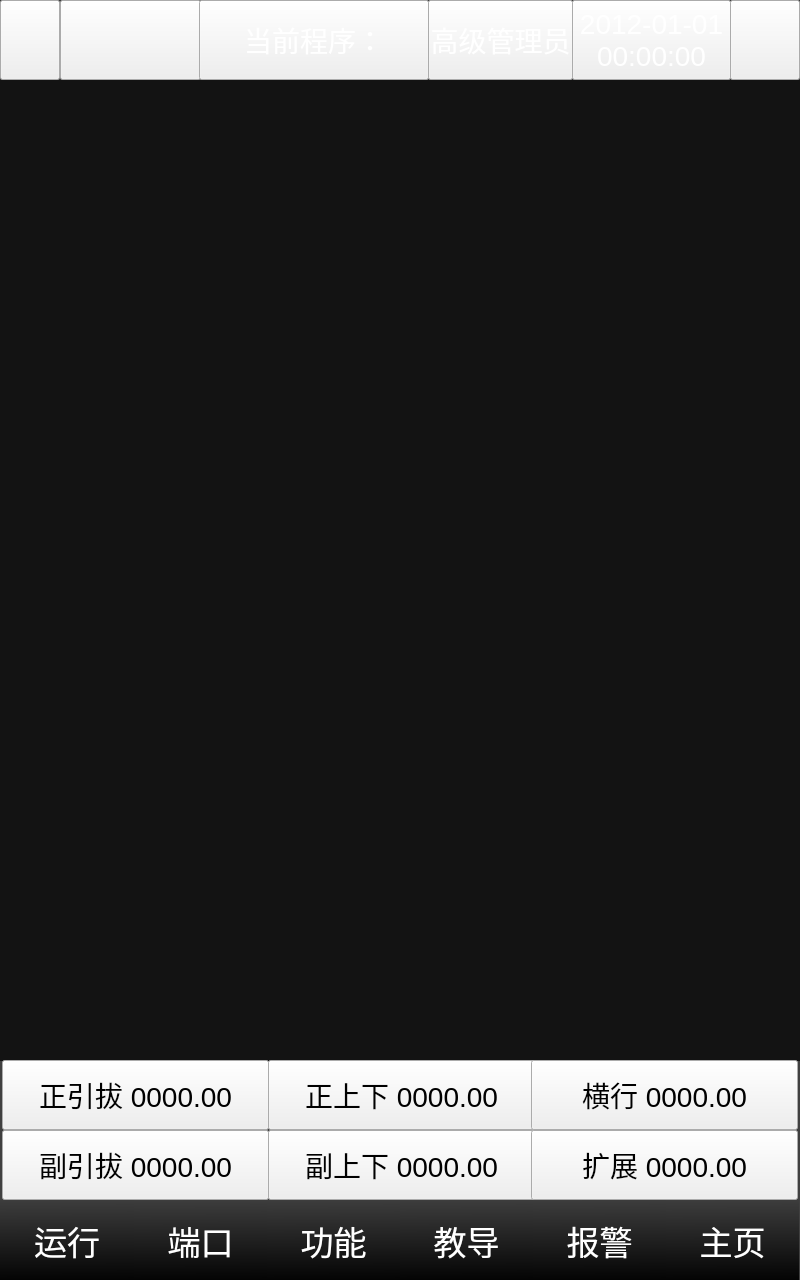
<?xml version="1.0" encoding="UTF-8"?>
<ui version="4.0">
 <class>DialogFrame</class>
 <widget class="QDialog" name="DialogFrame">
  <property name="geometry">
   <rect>
    <x>0</x>
    <y>0</y>
    <width>800</width>
    <height>1280</height>
   </rect>
  </property>
  <property name="sizePolicy">
   <sizepolicy hsizetype="Fixed" vsizetype="Fixed">
    <horstretch>0</horstretch>
    <verstretch>0</verstretch>
   </sizepolicy>
  </property>
  <property name="minimumSize">
   <size>
    <width>800</width>
    <height>1280</height>
   </size>
  </property>
  <property name="maximumSize">
   <size>
    <width>800</width>
    <height>1280</height>
   </size>
  </property>
  <property name="font">
   <font>
    <pointsize>-1</pointsize>
   </font>
  </property>
  <property name="windowTitle">
   <string notr="true">主窗口框架</string>
  </property>
  <property name="styleSheet">
   <string notr="true">/* Set the dialog background color */

QDialog#DialogFrame
{
	font-size: 33px;
	background-color: rgb(64, 64, 64);
}

/* Set the dialog title style */
QLabel#labelMainTitle
{
	color: rgb(0, 0, 0);
	background-image: url(:/img/widget/FrameTitle.png);
}
QPushButton#pushButtonOrigin:!pressed,
QPushButton#pushButtonStatus:!pressed,
QPushButton#pushButtonPgm:!pressed,
QPushButton#pushButtonUsr:!pressed,
QPushButton#pushButtonDateTime:!pressed,
QPushButton#pushButtonSpd:!pressed
{
	color: white;
	border-image: url(:/img/widget/TitleBtnNormal.png);
	font-size: 28px;
}
QPushButton#pushButtonOrigin:pressed,
QPushButton#pushButtonStatus:pressed,
QPushButton#pushButtonPgm:pressed,
QPushButton#pushButtonUsr:pressed,
QPushButton#pushButtonDateTime:pressed,
QPushButton#pushButtonSpd:pressed
{
	color: white;
	border-image: url(:/img/widget/TitleBtnPress.png);

}
/* Set message display box style */
/*
QLabel#labelMessage
{
	color: red;
	border-image: url(:/img/widget/MessageBox.png) 6 6 6 6;
	border-top: 6px transprant;
	border-right: 6px transprant;
	border-bottom: 6px transprant;
	border-left: 6px transprant;
}
*/
/* Set the servo position display style */
QPushButton[IsSrvCtrl = &quot;true&quot;]:!pressed:!flat
{
	border-image: url(:/img/widget/ServoBtnNormal.png);
}
QPushButton[IsSrvCtrl = &quot;true&quot;]:pressed:!flat
{
	border-image: url(:/img/widget/ServoBtnPress.png);
}
QPushButton[IsSrvCtrl = &quot;true&quot;]:!pressed:flat
{
	border-image: url(:/img/widget/ServoBtnNormalGreen.png);
}
QPushButton[IsSrvCtrl = &quot;true&quot;]:pressed:flat
{
	border-image: url(:/img/widget/ServoBtnPressGreen.png);
}
/* Set the buttom function button style */
QToolButton#pushButtonF1,
QToolButton#pushButtonF2,
QToolButton#pushButtonF3,
QToolButton#pushButtonF4,
QToolButton#pushButtonF5,
QToolButton#pushButtonF6
{
	background-color: qlineargradient(spread:pad, x1:0.00568182, y1:1, x2:0, y2:0, stop:0 rgba(4, 4, 4, 255), stop:1 rgba(61, 61, 61, 255));
}

QToolButton#pushButtonF1:!pressed ,
QToolButton#pushButtonF2:!pressed ,
QToolButton#pushButtonF3:!pressed ,
QToolButton#pushButtonF4:!pressed ,
QToolButton#pushButtonF5:!pressed ,
QToolButton#pushButtonF6:!pressed
{
	color: white;
	border-image: null;
	border: transprant;
	font-size: 33px;
}
QToolButton#pushButtonF1:pressed ,
QToolButton#pushButtonF2:pressed ,
QToolButton#pushButtonF3:pressed ,
QToolButton#pushButtonF4:pressed ,
QToolButton#pushButtonF5:pressed ,
QToolButton#pushButtonF6:pressed
{
	color: rgba(61, 255, 61, 255);
	border-image: url(:/img/widget/TabPress.png) 6 6 6 6;
	border-top: 10px transprant;
	border-right: 6px transprant;
	border-bottom: 6px transprant;
	border-left: 6px transprant;
}





</string>
  </property>
  <widget class="QToolButton" name="pushButtonF1">
   <property name="geometry">
    <rect>
     <x>0</x>
     <y>1200</y>
     <width>134</width>
     <height>80</height>
    </rect>
   </property>
   <property name="sizePolicy">
    <sizepolicy hsizetype="Fixed" vsizetype="Fixed">
     <horstretch>0</horstretch>
     <verstretch>0</verstretch>
    </sizepolicy>
   </property>
   <property name="minimumSize">
    <size>
     <width>134</width>
     <height>80</height>
    </size>
   </property>
   <property name="maximumSize">
    <size>
     <width>134</width>
     <height>80</height>
    </size>
   </property>
   <property name="font">
    <font>
     <pointsize>-1</pointsize>
    </font>
   </property>
   <property name="focusPolicy">
    <enum>Qt::NoFocus</enum>
   </property>
   <property name="styleSheet">
    <string notr="true"/>
   </property>
   <property name="text">
    <string>运行</string>
   </property>
   <property name="icon">
    <iconset resource="xPad.qrc">
     <normaloff>:/img/48X48/BtnAuto.png</normaloff>:/img/48X48/BtnAuto.png</iconset>
   </property>
   <property name="iconSize">
    <size>
     <width>32</width>
     <height>32</height>
    </size>
   </property>
   <property name="toolButtonStyle">
    <enum>Qt::ToolButtonTextBesideIcon</enum>
   </property>
  </widget>
  <widget class="QToolButton" name="pushButtonF2">
   <property name="geometry">
    <rect>
     <x>134</x>
     <y>1200</y>
     <width>133</width>
     <height>80</height>
    </rect>
   </property>
   <property name="sizePolicy">
    <sizepolicy hsizetype="Fixed" vsizetype="Fixed">
     <horstretch>0</horstretch>
     <verstretch>0</verstretch>
    </sizepolicy>
   </property>
   <property name="minimumSize">
    <size>
     <width>133</width>
     <height>80</height>
    </size>
   </property>
   <property name="maximumSize">
    <size>
     <width>133</width>
     <height>80</height>
    </size>
   </property>
   <property name="font">
    <font>
     <pointsize>-1</pointsize>
    </font>
   </property>
   <property name="focusPolicy">
    <enum>Qt::NoFocus</enum>
   </property>
   <property name="text">
    <string>端口</string>
   </property>
   <property name="icon">
    <iconset resource="xPad.qrc">
     <normaloff>:/img/48X48/BtnManual.png</normaloff>:/img/48X48/BtnManual.png</iconset>
   </property>
   <property name="iconSize">
    <size>
     <width>32</width>
     <height>32</height>
    </size>
   </property>
   <property name="toolButtonStyle">
    <enum>Qt::ToolButtonTextBesideIcon</enum>
   </property>
  </widget>
  <widget class="QToolButton" name="pushButtonF3">
   <property name="geometry">
    <rect>
     <x>267</x>
     <y>1200</y>
     <width>133</width>
     <height>80</height>
    </rect>
   </property>
   <property name="sizePolicy">
    <sizepolicy hsizetype="Fixed" vsizetype="Fixed">
     <horstretch>0</horstretch>
     <verstretch>0</verstretch>
    </sizepolicy>
   </property>
   <property name="minimumSize">
    <size>
     <width>133</width>
     <height>80</height>
    </size>
   </property>
   <property name="maximumSize">
    <size>
     <width>133</width>
     <height>80</height>
    </size>
   </property>
   <property name="font">
    <font>
     <pointsize>-1</pointsize>
    </font>
   </property>
   <property name="focusPolicy">
    <enum>Qt::NoFocus</enum>
   </property>
   <property name="text">
    <string>功能</string>
   </property>
   <property name="icon">
    <iconset resource="xPad.qrc">
     <normaloff>:/img/48X48/BtnFun.png</normaloff>:/img/48X48/BtnFun.png</iconset>
   </property>
   <property name="iconSize">
    <size>
     <width>32</width>
     <height>32</height>
    </size>
   </property>
   <property name="toolButtonStyle">
    <enum>Qt::ToolButtonTextBesideIcon</enum>
   </property>
  </widget>
  <widget class="QToolButton" name="pushButtonF5">
   <property name="geometry">
    <rect>
     <x>533</x>
     <y>1200</y>
     <width>133</width>
     <height>80</height>
    </rect>
   </property>
   <property name="sizePolicy">
    <sizepolicy hsizetype="Fixed" vsizetype="Fixed">
     <horstretch>0</horstretch>
     <verstretch>0</verstretch>
    </sizepolicy>
   </property>
   <property name="minimumSize">
    <size>
     <width>133</width>
     <height>80</height>
    </size>
   </property>
   <property name="maximumSize">
    <size>
     <width>133</width>
     <height>80</height>
    </size>
   </property>
   <property name="font">
    <font>
     <pointsize>-1</pointsize>
    </font>
   </property>
   <property name="focusPolicy">
    <enum>Qt::NoFocus</enum>
   </property>
   <property name="styleSheet">
    <string notr="true">padding: 2px;</string>
   </property>
   <property name="text">
    <string>报警</string>
   </property>
   <property name="icon">
    <iconset resource="xPad.qrc">
     <normaloff>:/img/48X48/BtnAlmF.png</normaloff>:/img/48X48/BtnAlmF.png</iconset>
   </property>
   <property name="iconSize">
    <size>
     <width>32</width>
     <height>32</height>
    </size>
   </property>
   <property name="autoRepeat">
    <bool>false</bool>
   </property>
   <property name="toolButtonStyle">
    <enum>Qt::ToolButtonTextBesideIcon</enum>
   </property>
  </widget>
  <widget class="QToolButton" name="pushButtonF4">
   <property name="geometry">
    <rect>
     <x>400</x>
     <y>1200</y>
     <width>133</width>
     <height>80</height>
    </rect>
   </property>
   <property name="sizePolicy">
    <sizepolicy hsizetype="Fixed" vsizetype="Fixed">
     <horstretch>0</horstretch>
     <verstretch>0</verstretch>
    </sizepolicy>
   </property>
   <property name="minimumSize">
    <size>
     <width>133</width>
     <height>80</height>
    </size>
   </property>
   <property name="maximumSize">
    <size>
     <width>133</width>
     <height>80</height>
    </size>
   </property>
   <property name="font">
    <font>
     <pointsize>-1</pointsize>
    </font>
   </property>
   <property name="focusPolicy">
    <enum>Qt::NoFocus</enum>
   </property>
   <property name="text">
    <string>教导</string>
   </property>
   <property name="icon">
    <iconset resource="xPad.qrc">
     <normaloff>:/img/48X48/BtnTeach.png</normaloff>:/img/48X48/BtnTeach.png</iconset>
   </property>
   <property name="iconSize">
    <size>
     <width>32</width>
     <height>32</height>
    </size>
   </property>
   <property name="toolButtonStyle">
    <enum>Qt::ToolButtonTextBesideIcon</enum>
   </property>
  </widget>
  <widget class="QLabel" name="labelWarning">
   <property name="geometry">
    <rect>
     <x>0</x>
     <y>80</y>
     <width>800</width>
     <height>981</height>
    </rect>
   </property>
   <property name="sizePolicy">
    <sizepolicy hsizetype="Expanding" vsizetype="Expanding">
     <horstretch>0</horstretch>
     <verstretch>0</verstretch>
    </sizepolicy>
   </property>
   <property name="minimumSize">
    <size>
     <width>800</width>
     <height>981</height>
    </size>
   </property>
   <property name="maximumSize">
    <size>
     <width>800</width>
     <height>981</height>
    </size>
   </property>
   <property name="font">
    <font>
     <family>微软雅黑</family>
     <weight>50</weight>
     <italic>false</italic>
     <bold>false</bold>
    </font>
   </property>
   <property name="styleSheet">
    <string notr="true">QLabel
{
	background-color: rgba(0, 0, 0, 180);
	color: white;
}
</string>
   </property>
   <property name="text">
    <string notr="true"/>
   </property>
   <property name="alignment">
    <set>Qt::AlignLeading|Qt::AlignLeft|Qt::AlignVCenter</set>
   </property>
   <property name="wordWrap">
    <bool>true</bool>
   </property>
   <property name="margin">
    <number>80</number>
   </property>
  </widget>
  <widget class="xPushButton" name="svPhorPos">
   <property name="geometry">
    <rect>
     <x>2</x>
     <y>1060</y>
     <width>267</width>
     <height>70</height>
    </rect>
   </property>
   <property name="sizePolicy">
    <sizepolicy hsizetype="Fixed" vsizetype="Fixed">
     <horstretch>0</horstretch>
     <verstretch>0</verstretch>
    </sizepolicy>
   </property>
   <property name="minimumSize">
    <size>
     <width>267</width>
     <height>70</height>
    </size>
   </property>
   <property name="maximumSize">
    <size>
     <width>16777215</width>
     <height>70</height>
    </size>
   </property>
   <property name="font">
    <font>
     <pointsize>-1</pointsize>
    </font>
   </property>
   <property name="focusPolicy">
    <enum>Qt::NoFocus</enum>
   </property>
   <property name="styleSheet">
    <string notr="true">font-size: 28px;</string>
   </property>
   <property name="text">
    <string notr="true">正引拔 0000.00</string>
   </property>
   <property name="flat">
    <bool>false</bool>
   </property>
   <property name="IsSrvCtrl" stdset="0">
    <bool>true</bool>
   </property>
  </widget>
  <widget class="xPushButton" name="svPverPos">
   <property name="enabled">
    <bool>true</bool>
   </property>
   <property name="geometry">
    <rect>
     <x>268</x>
     <y>1060</y>
     <width>267</width>
     <height>70</height>
    </rect>
   </property>
   <property name="sizePolicy">
    <sizepolicy hsizetype="Fixed" vsizetype="Fixed">
     <horstretch>0</horstretch>
     <verstretch>0</verstretch>
    </sizepolicy>
   </property>
   <property name="minimumSize">
    <size>
     <width>267</width>
     <height>70</height>
    </size>
   </property>
   <property name="maximumSize">
    <size>
     <width>16777215</width>
     <height>70</height>
    </size>
   </property>
   <property name="font">
    <font>
     <pointsize>-1</pointsize>
    </font>
   </property>
   <property name="focusPolicy">
    <enum>Qt::NoFocus</enum>
   </property>
   <property name="styleSheet">
    <string notr="true">font-size: 28px;</string>
   </property>
   <property name="text">
    <string notr="true">正上下 0000.00</string>
   </property>
   <property name="flat">
    <bool>false</bool>
   </property>
   <property name="IsSrvCtrl" stdset="0">
    <bool>true</bool>
   </property>
  </widget>
  <widget class="xPushButton" name="svTravPos">
   <property name="geometry">
    <rect>
     <x>531</x>
     <y>1060</y>
     <width>267</width>
     <height>70</height>
    </rect>
   </property>
   <property name="sizePolicy">
    <sizepolicy hsizetype="Fixed" vsizetype="Fixed">
     <horstretch>0</horstretch>
     <verstretch>0</verstretch>
    </sizepolicy>
   </property>
   <property name="minimumSize">
    <size>
     <width>267</width>
     <height>70</height>
    </size>
   </property>
   <property name="maximumSize">
    <size>
     <width>16777215</width>
     <height>70</height>
    </size>
   </property>
   <property name="font">
    <font>
     <pointsize>-1</pointsize>
    </font>
   </property>
   <property name="focusPolicy">
    <enum>Qt::NoFocus</enum>
   </property>
   <property name="styleSheet">
    <string notr="true">font-size: 28px;</string>
   </property>
   <property name="text">
    <string notr="true">横行 0000.00</string>
   </property>
   <property name="IsSrvCtrl" stdset="0">
    <bool>true</bool>
   </property>
  </widget>
  <widget class="xPushButton" name="svRhorPos">
   <property name="enabled">
    <bool>true</bool>
   </property>
   <property name="geometry">
    <rect>
     <x>2</x>
     <y>1130</y>
     <width>267</width>
     <height>70</height>
    </rect>
   </property>
   <property name="sizePolicy">
    <sizepolicy hsizetype="Fixed" vsizetype="Fixed">
     <horstretch>0</horstretch>
     <verstretch>0</verstretch>
    </sizepolicy>
   </property>
   <property name="minimumSize">
    <size>
     <width>267</width>
     <height>70</height>
    </size>
   </property>
   <property name="maximumSize">
    <size>
     <width>16777215</width>
     <height>70</height>
    </size>
   </property>
   <property name="font">
    <font>
     <pointsize>-1</pointsize>
    </font>
   </property>
   <property name="focusPolicy">
    <enum>Qt::NoFocus</enum>
   </property>
   <property name="styleSheet">
    <string notr="true">font-size: 28px;</string>
   </property>
   <property name="text">
    <string notr="true">副引拔 0000.00</string>
   </property>
   <property name="IsSrvCtrl" stdset="0">
    <bool>true</bool>
   </property>
  </widget>
  <widget class="xPushButton" name="svRverPos">
   <property name="enabled">
    <bool>true</bool>
   </property>
   <property name="geometry">
    <rect>
     <x>268</x>
     <y>1130</y>
     <width>267</width>
     <height>70</height>
    </rect>
   </property>
   <property name="sizePolicy">
    <sizepolicy hsizetype="Fixed" vsizetype="Fixed">
     <horstretch>0</horstretch>
     <verstretch>0</verstretch>
    </sizepolicy>
   </property>
   <property name="minimumSize">
    <size>
     <width>267</width>
     <height>70</height>
    </size>
   </property>
   <property name="maximumSize">
    <size>
     <width>16777215</width>
     <height>70</height>
    </size>
   </property>
   <property name="font">
    <font>
     <pointsize>-1</pointsize>
    </font>
   </property>
   <property name="focusPolicy">
    <enum>Qt::NoFocus</enum>
   </property>
   <property name="styleSheet">
    <string notr="true">font-size: 28px;</string>
   </property>
   <property name="text">
    <string notr="true">副上下 0000.00</string>
   </property>
   <property name="IsSrvCtrl" stdset="0">
    <bool>true</bool>
   </property>
  </widget>
  <widget class="xPushButton" name="svExtePos">
   <property name="enabled">
    <bool>true</bool>
   </property>
   <property name="geometry">
    <rect>
     <x>531</x>
     <y>1130</y>
     <width>267</width>
     <height>70</height>
    </rect>
   </property>
   <property name="sizePolicy">
    <sizepolicy hsizetype="Fixed" vsizetype="Fixed">
     <horstretch>0</horstretch>
     <verstretch>0</verstretch>
    </sizepolicy>
   </property>
   <property name="minimumSize">
    <size>
     <width>267</width>
     <height>70</height>
    </size>
   </property>
   <property name="maximumSize">
    <size>
     <width>16777215</width>
     <height>70</height>
    </size>
   </property>
   <property name="font">
    <font>
     <pointsize>-1</pointsize>
    </font>
   </property>
   <property name="focusPolicy">
    <enum>Qt::NoFocus</enum>
   </property>
   <property name="styleSheet">
    <string notr="true">font-size: 28px;</string>
   </property>
   <property name="text">
    <string notr="true">扩展 0000.00</string>
   </property>
   <property name="IsSrvCtrl" stdset="0">
    <bool>true</bool>
   </property>
  </widget>
  <widget class="QToolButton" name="pushButtonF6">
   <property name="geometry">
    <rect>
     <x>666</x>
     <y>1200</y>
     <width>133</width>
     <height>80</height>
    </rect>
   </property>
   <property name="minimumSize">
    <size>
     <width>133</width>
     <height>80</height>
    </size>
   </property>
   <property name="maximumSize">
    <size>
     <width>133</width>
     <height>80</height>
    </size>
   </property>
   <property name="palette">
    <palette>
     <active>
      <colorrole role="WindowText">
       <brush brushstyle="SolidPattern">
        <color alpha="255">
         <red>255</red>
         <green>255</green>
         <blue>255</blue>
        </color>
       </brush>
      </colorrole>
      <colorrole role="Button">
       <brush brushstyle="LinearGradientPattern">
        <gradient startx="0.005681820000000" starty="1.000000000000000" endx="0.000000000000000" endy="0.000000000000000" type="LinearGradient" spread="PadSpread" coordinatemode="ObjectBoundingMode">
         <gradientstop position="0.000000000000000">
          <color alpha="255">
           <red>4</red>
           <green>4</green>
           <blue>4</blue>
          </color>
         </gradientstop>
         <gradientstop position="1.000000000000000">
          <color alpha="255">
           <red>61</red>
           <green>61</green>
           <blue>61</blue>
          </color>
         </gradientstop>
        </gradient>
       </brush>
      </colorrole>
      <colorrole role="Text">
       <brush brushstyle="SolidPattern">
        <color alpha="255">
         <red>255</red>
         <green>255</green>
         <blue>255</blue>
        </color>
       </brush>
      </colorrole>
      <colorrole role="ButtonText">
       <brush brushstyle="SolidPattern">
        <color alpha="255">
         <red>255</red>
         <green>255</green>
         <blue>255</blue>
        </color>
       </brush>
      </colorrole>
      <colorrole role="Base">
       <brush brushstyle="LinearGradientPattern">
        <gradient startx="0.005681820000000" starty="1.000000000000000" endx="0.000000000000000" endy="0.000000000000000" type="LinearGradient" spread="PadSpread" coordinatemode="ObjectBoundingMode">
         <gradientstop position="0.000000000000000">
          <color alpha="255">
           <red>4</red>
           <green>4</green>
           <blue>4</blue>
          </color>
         </gradientstop>
         <gradientstop position="1.000000000000000">
          <color alpha="255">
           <red>61</red>
           <green>61</green>
           <blue>61</blue>
          </color>
         </gradientstop>
        </gradient>
       </brush>
      </colorrole>
      <colorrole role="Window">
       <brush brushstyle="LinearGradientPattern">
        <gradient startx="0.005681820000000" starty="1.000000000000000" endx="0.000000000000000" endy="0.000000000000000" type="LinearGradient" spread="PadSpread" coordinatemode="ObjectBoundingMode">
         <gradientstop position="0.000000000000000">
          <color alpha="255">
           <red>4</red>
           <green>4</green>
           <blue>4</blue>
          </color>
         </gradientstop>
         <gradientstop position="1.000000000000000">
          <color alpha="255">
           <red>61</red>
           <green>61</green>
           <blue>61</blue>
          </color>
         </gradientstop>
        </gradient>
       </brush>
      </colorrole>
     </active>
     <inactive>
      <colorrole role="WindowText">
       <brush brushstyle="SolidPattern">
        <color alpha="255">
         <red>255</red>
         <green>255</green>
         <blue>255</blue>
        </color>
       </brush>
      </colorrole>
      <colorrole role="Button">
       <brush brushstyle="LinearGradientPattern">
        <gradient startx="0.005681820000000" starty="1.000000000000000" endx="0.000000000000000" endy="0.000000000000000" type="LinearGradient" spread="PadSpread" coordinatemode="ObjectBoundingMode">
         <gradientstop position="0.000000000000000">
          <color alpha="255">
           <red>4</red>
           <green>4</green>
           <blue>4</blue>
          </color>
         </gradientstop>
         <gradientstop position="1.000000000000000">
          <color alpha="255">
           <red>61</red>
           <green>61</green>
           <blue>61</blue>
          </color>
         </gradientstop>
        </gradient>
       </brush>
      </colorrole>
      <colorrole role="Text">
       <brush brushstyle="SolidPattern">
        <color alpha="255">
         <red>255</red>
         <green>255</green>
         <blue>255</blue>
        </color>
       </brush>
      </colorrole>
      <colorrole role="ButtonText">
       <brush brushstyle="SolidPattern">
        <color alpha="255">
         <red>255</red>
         <green>255</green>
         <blue>255</blue>
        </color>
       </brush>
      </colorrole>
      <colorrole role="Base">
       <brush brushstyle="LinearGradientPattern">
        <gradient startx="0.005681820000000" starty="1.000000000000000" endx="0.000000000000000" endy="0.000000000000000" type="LinearGradient" spread="PadSpread" coordinatemode="ObjectBoundingMode">
         <gradientstop position="0.000000000000000">
          <color alpha="255">
           <red>4</red>
           <green>4</green>
           <blue>4</blue>
          </color>
         </gradientstop>
         <gradientstop position="1.000000000000000">
          <color alpha="255">
           <red>61</red>
           <green>61</green>
           <blue>61</blue>
          </color>
         </gradientstop>
        </gradient>
       </brush>
      </colorrole>
      <colorrole role="Window">
       <brush brushstyle="LinearGradientPattern">
        <gradient startx="0.005681820000000" starty="1.000000000000000" endx="0.000000000000000" endy="0.000000000000000" type="LinearGradient" spread="PadSpread" coordinatemode="ObjectBoundingMode">
         <gradientstop position="0.000000000000000">
          <color alpha="255">
           <red>4</red>
           <green>4</green>
           <blue>4</blue>
          </color>
         </gradientstop>
         <gradientstop position="1.000000000000000">
          <color alpha="255">
           <red>61</red>
           <green>61</green>
           <blue>61</blue>
          </color>
         </gradientstop>
        </gradient>
       </brush>
      </colorrole>
     </inactive>
     <disabled>
      <colorrole role="WindowText">
       <brush brushstyle="SolidPattern">
        <color alpha="255">
         <red>255</red>
         <green>255</green>
         <blue>255</blue>
        </color>
       </brush>
      </colorrole>
      <colorrole role="Button">
       <brush brushstyle="LinearGradientPattern">
        <gradient startx="0.005681820000000" starty="1.000000000000000" endx="0.000000000000000" endy="0.000000000000000" type="LinearGradient" spread="PadSpread" coordinatemode="ObjectBoundingMode">
         <gradientstop position="0.000000000000000">
          <color alpha="255">
           <red>4</red>
           <green>4</green>
           <blue>4</blue>
          </color>
         </gradientstop>
         <gradientstop position="1.000000000000000">
          <color alpha="255">
           <red>61</red>
           <green>61</green>
           <blue>61</blue>
          </color>
         </gradientstop>
        </gradient>
       </brush>
      </colorrole>
      <colorrole role="Text">
       <brush brushstyle="SolidPattern">
        <color alpha="255">
         <red>255</red>
         <green>255</green>
         <blue>255</blue>
        </color>
       </brush>
      </colorrole>
      <colorrole role="ButtonText">
       <brush brushstyle="SolidPattern">
        <color alpha="255">
         <red>255</red>
         <green>255</green>
         <blue>255</blue>
        </color>
       </brush>
      </colorrole>
      <colorrole role="Base">
       <brush brushstyle="LinearGradientPattern">
        <gradient startx="0.005681820000000" starty="1.000000000000000" endx="0.000000000000000" endy="0.000000000000000" type="LinearGradient" spread="PadSpread" coordinatemode="ObjectBoundingMode">
         <gradientstop position="0.000000000000000">
          <color alpha="255">
           <red>4</red>
           <green>4</green>
           <blue>4</blue>
          </color>
         </gradientstop>
         <gradientstop position="1.000000000000000">
          <color alpha="255">
           <red>61</red>
           <green>61</green>
           <blue>61</blue>
          </color>
         </gradientstop>
        </gradient>
       </brush>
      </colorrole>
      <colorrole role="Window">
       <brush brushstyle="LinearGradientPattern">
        <gradient startx="0.005681820000000" starty="1.000000000000000" endx="0.000000000000000" endy="0.000000000000000" type="LinearGradient" spread="PadSpread" coordinatemode="ObjectBoundingMode">
         <gradientstop position="0.000000000000000">
          <color alpha="255">
           <red>4</red>
           <green>4</green>
           <blue>4</blue>
          </color>
         </gradientstop>
         <gradientstop position="1.000000000000000">
          <color alpha="255">
           <red>61</red>
           <green>61</green>
           <blue>61</blue>
          </color>
         </gradientstop>
        </gradient>
       </brush>
      </colorrole>
     </disabled>
    </palette>
   </property>
   <property name="font">
    <font>
     <pointsize>-1</pointsize>
    </font>
   </property>
   <property name="text">
    <string>主页</string>
   </property>
   <property name="icon">
    <iconset resource="xPad.qrc">
     <normaloff>:/img/48X48/BtnHome.png</normaloff>:/img/48X48/BtnHome.png</iconset>
   </property>
   <property name="iconSize">
    <size>
     <width>32</width>
     <height>32</height>
    </size>
   </property>
   <property name="toolButtonStyle">
    <enum>Qt::ToolButtonTextBesideIcon</enum>
   </property>
  </widget>
  <widget class="xPushButton" name="pushButtonUsr">
   <property name="geometry">
    <rect>
     <x>428</x>
     <y>0</y>
     <width>145</width>
     <height>80</height>
    </rect>
   </property>
   <property name="sizePolicy">
    <sizepolicy hsizetype="Fixed" vsizetype="Fixed">
     <horstretch>0</horstretch>
     <verstretch>0</verstretch>
    </sizepolicy>
   </property>
   <property name="minimumSize">
    <size>
     <width>145</width>
     <height>80</height>
    </size>
   </property>
   <property name="maximumSize">
    <size>
     <width>130</width>
     <height>80</height>
    </size>
   </property>
   <property name="font">
    <font>
     <pointsize>-1</pointsize>
    </font>
   </property>
   <property name="focusPolicy">
    <enum>Qt::NoFocus</enum>
   </property>
   <property name="styleSheet">
    <string notr="true">font-size: 28px;</string>
   </property>
   <property name="text">
    <string notr="true">高级管理员</string>
   </property>
  </widget>
  <widget class="xPushButton" name="pushButtonDateTime">
   <property name="geometry">
    <rect>
     <x>572</x>
     <y>0</y>
     <width>159</width>
     <height>80</height>
    </rect>
   </property>
   <property name="sizePolicy">
    <sizepolicy hsizetype="Fixed" vsizetype="Fixed">
     <horstretch>0</horstretch>
     <verstretch>0</verstretch>
    </sizepolicy>
   </property>
   <property name="minimumSize">
    <size>
     <width>159</width>
     <height>80</height>
    </size>
   </property>
   <property name="maximumSize">
    <size>
     <width>140</width>
     <height>80</height>
    </size>
   </property>
   <property name="font">
    <font>
     <pointsize>-1</pointsize>
    </font>
   </property>
   <property name="focusPolicy">
    <enum>Qt::NoFocus</enum>
   </property>
   <property name="text">
    <string notr="true">2012-01-01
00:00:00</string>
   </property>
  </widget>
  <widget class="xPushButton" name="pushButtonSpd">
   <property name="geometry">
    <rect>
     <x>730</x>
     <y>0</y>
     <width>70</width>
     <height>80</height>
    </rect>
   </property>
   <property name="sizePolicy">
    <sizepolicy hsizetype="Fixed" vsizetype="Fixed">
     <horstretch>0</horstretch>
     <verstretch>0</verstretch>
    </sizepolicy>
   </property>
   <property name="minimumSize">
    <size>
     <width>70</width>
     <height>80</height>
    </size>
   </property>
   <property name="maximumSize">
    <size>
     <width>70</width>
     <height>80</height>
    </size>
   </property>
   <property name="font">
    <font>
     <pointsize>-1</pointsize>
    </font>
   </property>
   <property name="focusPolicy">
    <enum>Qt::NoFocus</enum>
   </property>
   <property name="text">
    <string notr="true"/>
   </property>
   <property name="iconSize">
    <size>
     <width>32</width>
     <height>32</height>
    </size>
   </property>
  </widget>
  <widget class="xPushButton" name="pushButtonOrigin">
   <property name="geometry">
    <rect>
     <x>0</x>
     <y>0</y>
     <width>60</width>
     <height>80</height>
    </rect>
   </property>
   <property name="sizePolicy">
    <sizepolicy hsizetype="Fixed" vsizetype="Fixed">
     <horstretch>0</horstretch>
     <verstretch>0</verstretch>
    </sizepolicy>
   </property>
   <property name="minimumSize">
    <size>
     <width>60</width>
     <height>80</height>
    </size>
   </property>
   <property name="maximumSize">
    <size>
     <width>60</width>
     <height>80</height>
    </size>
   </property>
   <property name="font">
    <font>
     <pointsize>-1</pointsize>
    </font>
   </property>
   <property name="focusPolicy">
    <enum>Qt::NoFocus</enum>
   </property>
   <property name="text">
    <string notr="true"/>
   </property>
   <property name="icon">
    <iconset resource="xPad.qrc">
     <normaloff>:/img/32X32/OriginNoRef.png</normaloff>:/img/32X32/OriginNoRef.png</iconset>
   </property>
   <property name="iconSize">
    <size>
     <width>32</width>
     <height>32</height>
    </size>
   </property>
  </widget>
  <widget class="QPushButton" name="pushButtonStatus">
   <property name="geometry">
    <rect>
     <x>60</x>
     <y>0</y>
     <width>141</width>
     <height>80</height>
    </rect>
   </property>
   <property name="sizePolicy">
    <sizepolicy hsizetype="Fixed" vsizetype="Fixed">
     <horstretch>0</horstretch>
     <verstretch>0</verstretch>
    </sizepolicy>
   </property>
   <property name="minimumSize">
    <size>
     <width>60</width>
     <height>80</height>
    </size>
   </property>
   <property name="maximumSize">
    <size>
     <width>500</width>
     <height>1000</height>
    </size>
   </property>
   <property name="font">
    <font>
     <pointsize>-1</pointsize>
    </font>
   </property>
   <property name="focusPolicy">
    <enum>Qt::NoFocus</enum>
   </property>
   <property name="text">
    <string notr="true"/>
   </property>
   <property name="icon">
    <iconset resource="xPad.qrc">
     <normaloff>:/img/32X32/Manual.png</normaloff>:/img/32X32/Manual.png</iconset>
   </property>
   <property name="iconSize">
    <size>
     <width>48</width>
     <height>48</height>
    </size>
   </property>
  </widget>
  <widget class="xPushButton" name="pushButtonPgm">
   <property name="geometry">
    <rect>
     <x>199</x>
     <y>0</y>
     <width>230</width>
     <height>80</height>
    </rect>
   </property>
   <property name="sizePolicy">
    <sizepolicy hsizetype="Fixed" vsizetype="Fixed">
     <horstretch>0</horstretch>
     <verstretch>0</verstretch>
    </sizepolicy>
   </property>
   <property name="minimumSize">
    <size>
     <width>0</width>
     <height>0</height>
    </size>
   </property>
   <property name="maximumSize">
    <size>
     <width>340</width>
     <height>80</height>
    </size>
   </property>
   <property name="font">
    <font>
     <pointsize>-1</pointsize>
    </font>
   </property>
   <property name="focusPolicy">
    <enum>Qt::NoFocus</enum>
   </property>
   <property name="text">
    <string>当前程序：</string>
   </property>
  </widget>
  <zorder>pushButtonUsr</zorder>
  <zorder>pushButtonDateTime</zorder>
  <zorder>pushButtonSpd</zorder>
  <zorder>pushButtonOrigin</zorder>
  <zorder>pushButtonStatus</zorder>
  <zorder>pushButtonPgm</zorder>
  <zorder>pushButtonF1</zorder>
  <zorder>pushButtonF2</zorder>
  <zorder>pushButtonF3</zorder>
  <zorder>pushButtonF5</zorder>
  <zorder>pushButtonF4</zorder>
  <zorder>labelWarning</zorder>
  <zorder>svPhorPos</zorder>
  <zorder>svPverPos</zorder>
  <zorder>svTravPos</zorder>
  <zorder>svRhorPos</zorder>
  <zorder>svRverPos</zorder>
  <zorder>svExtePos</zorder>
  <zorder>pushButtonF6</zorder>
 </widget>
 <customwidgets>
  <customwidget>
   <class>xPushButton</class>
   <extends>QPushButton</extends>
   <header>xpushbutton.h</header>
  </customwidget>
 </customwidgets>
 <resources>
  <include location="xPad.qrc"/>
 </resources>
 <connections>
  <connection>
   <sender>pushButtonDateTime</sender>
   <signal>clicked()</signal>
   <receiver>DialogFrame</receiver>
   <slot>SetupDateTime()</slot>
   <hints>
    <hint type="sourcelabel">
     <x>695</x>
     <y>34</y>
    </hint>
    <hint type="destinationlabel">
     <x>700</x>
     <y>132</y>
    </hint>
   </hints>
  </connection>
  <connection>
   <sender>pushButtonOrigin</sender>
   <signal>clicked()</signal>
   <receiver>DialogFrame</receiver>
   <slot>ReturnToOrigin()</slot>
   <hints>
    <hint type="sourcelabel">
     <x>30</x>
     <y>34</y>
    </hint>
    <hint type="destinationlabel">
     <x>49</x>
     <y>135</y>
    </hint>
   </hints>
  </connection>
  <connection>
   <sender>pushButtonUsr</sender>
   <signal>clicked()</signal>
   <receiver>DialogFrame</receiver>
   <slot>UserManager()</slot>
   <hints>
    <hint type="sourcelabel">
     <x>563</x>
     <y>34</y>
    </hint>
    <hint type="destinationlabel">
     <x>564</x>
     <y>-44</y>
    </hint>
   </hints>
  </connection>
  <connection>
   <sender>pushButtonPgm</sender>
   <signal>clicked()</signal>
   <receiver>DialogFrame</receiver>
   <slot>programFiles()</slot>
   <hints>
    <hint type="sourcelabel">
     <x>194</x>
     <y>31</y>
    </hint>
    <hint type="destinationlabel">
     <x>196</x>
     <y>-32</y>
    </hint>
   </hints>
  </connection>
  <connection>
   <sender>pushButtonSpd</sender>
   <signal>clicked()</signal>
   <receiver>DialogFrame</receiver>
   <slot>SetupSpeed()</slot>
   <hints>
    <hint type="sourcelabel">
     <x>762</x>
     <y>14</y>
    </hint>
    <hint type="destinationlabel">
     <x>848</x>
     <y>21</y>
    </hint>
   </hints>
  </connection>
  <connection>
   <sender>pushButtonF1</sender>
   <signal>clicked()</signal>
   <receiver>DialogFrame</receiver>
   <slot>BtnAutoClick()</slot>
   <hints>
    <hint type="sourcelabel">
     <x>66</x>
     <y>1234</y>
    </hint>
    <hint type="destinationlabel">
     <x>399</x>
     <y>639</y>
    </hint>
   </hints>
  </connection>
  <connection>
   <sender>pushButtonF2</sender>
   <signal>clicked()</signal>
   <receiver>DialogFrame</receiver>
   <slot>BtnManualClick()</slot>
   <hints>
    <hint type="sourcelabel">
     <x>200</x>
     <y>1234</y>
    </hint>
    <hint type="destinationlabel">
     <x>399</x>
     <y>639</y>
    </hint>
   </hints>
  </connection>
  <connection>
   <sender>pushButtonF3</sender>
   <signal>clicked()</signal>
   <receiver>DialogFrame</receiver>
   <slot>BtnMenuClick()</slot>
   <hints>
    <hint type="sourcelabel">
     <x>333</x>
     <y>1234</y>
    </hint>
    <hint type="destinationlabel">
     <x>399</x>
     <y>639</y>
    </hint>
   </hints>
  </connection>
  <connection>
   <sender>pushButtonF4</sender>
   <signal>clicked()</signal>
   <receiver>DialogFrame</receiver>
   <slot>BtnTeachClick()</slot>
   <hints>
    <hint type="sourcelabel">
     <x>466</x>
     <y>1234</y>
    </hint>
    <hint type="destinationlabel">
     <x>399</x>
     <y>639</y>
    </hint>
   </hints>
  </connection>
  <connection>
   <sender>pushButtonF5</sender>
   <signal>clicked()</signal>
   <receiver>DialogFrame</receiver>
   <slot>BtnAlmClick()</slot>
   <hints>
    <hint type="sourcelabel">
     <x>599</x>
     <y>1234</y>
    </hint>
    <hint type="destinationlabel">
     <x>399</x>
     <y>639</y>
    </hint>
   </hints>
  </connection>
  <connection>
   <sender>pushButtonF6</sender>
   <signal>clicked()</signal>
   <receiver>DialogFrame</receiver>
   <slot>BtnEscClick()</slot>
   <hints>
    <hint type="sourcelabel">
     <x>732</x>
     <y>1234</y>
    </hint>
    <hint type="destinationlabel">
     <x>399</x>
     <y>639</y>
    </hint>
   </hints>
  </connection>
  <connection>
   <sender>pushButtonStatus</sender>
   <signal>clicked()</signal>
   <receiver>DialogFrame</receiver>
   <slot>btnStatusClick()</slot>
   <hints>
    <hint type="sourcelabel">
     <x>130</x>
     <y>39</y>
    </hint>
    <hint type="destinationlabel">
     <x>399</x>
     <y>639</y>
    </hint>
   </hints>
  </connection>
 </connections>
 <slots>
  <slot>BtnMenuClick()</slot>
  <slot>BtnEscClick()</slot>
  <slot>BtnAlmClick()</slot>
  <slot>BtnManualClick()</slot>
  <slot>BtnAutoClick()</slot>
  <slot>SetupDateTime()</slot>
  <slot>BtnServoClick()</slot>
  <slot>SvPhorCtrl()</slot>
  <slot>SvPverCtrl()</slot>
  <slot>SvTravCtrl()</slot>
  <slot>ReturnToOrigin()</slot>
  <slot>UserManager()</slot>
  <slot>programFiles()</slot>
  <slot>BtnTeachClick()</slot>
  <slot>test()</slot>
  <slot>SetupSpeed()</slot>
  <slot>btnStatusClick()</slot>
 </slots>
</ui>
